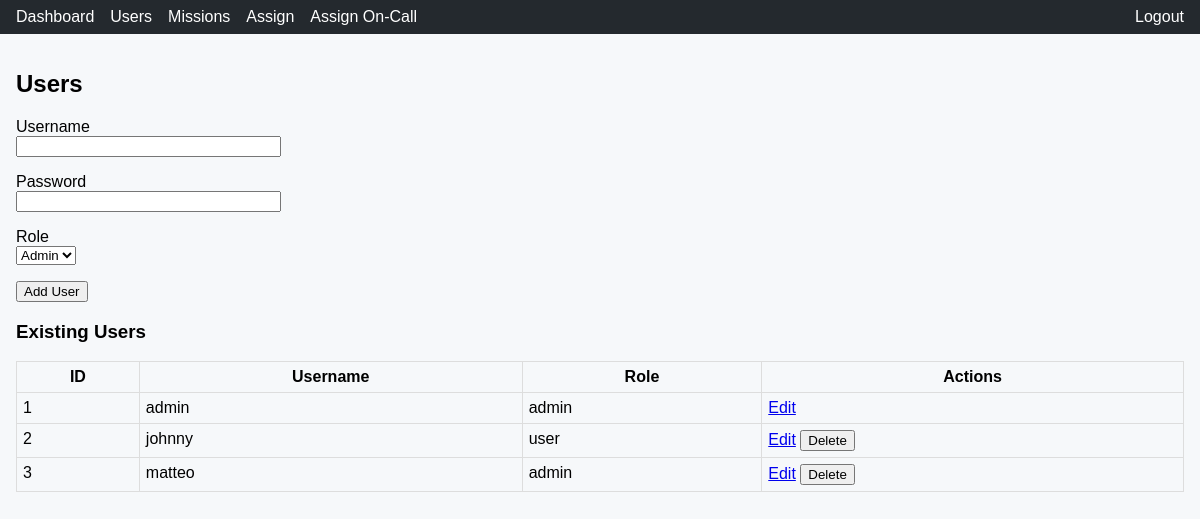
Screenshot of /users (signed in) with the database file from the repository.
### mpf_scheduler/models.py (models this page shows, shortened)
class User(UserMixin, db.Model):
    id = db.Column(db.Integer, primary_key=True)
    username = db.Column(db.String(150), unique=True, nullable=False)
    password = db.Column(db.String(255), nullable=False)
    role = db.Column(db.String(50), nullable=False, default='user')
    assignments = db.relationship('Assignment', backref='user', lazy=True, cascade="all, delete-orphan")
    on_call_assignments = db.relationship('OnCallAssignment', backref='user', lazy=True, cascade="all, delete-orphan")

### mpf_scheduler/views.py (the view, shortened to what this page needs)
@main.route('/users', methods=['GET', 'POST'])
@login_required
def users():
    if current_user.role != 'admin':
        flash('Access denied.')
        return redirect(url_for('main.dashboard'))
    form = UserForm()
    user_list = User.query.order_by(User.username).all()
    return render_template('users.html', form=form, users=user_list)

### mpf_scheduler/forms.py
class UserForm(FlaskForm):
    username = StringField('Username', validators=[InputRequired(), Length(min=3, max=150)])
    password = PasswordField('Password', validators=[InputRequired(), Length(min=6)])
    role = SelectField('Role', choices=[('admin', 'Admin'), ('user', 'User')])
    submit = SubmitField('Add User')

### mpf_scheduler/__init__.py (called while the page is built)
def create_app():
    app = Flask(__name__, instance_relative_config=True)
    app.config.from_mapping(
        SECRET_KEY='dev',
        SQLALCHEMY_DATABASE_URI='sqlite:///mpf_scheduler.db',
        SQLALCHEMY_TRACK_MODIFICATIONS=False,
        WTF_CSRF_TIME_LIMIT=None
    )
    app.config.from_pyfile('config.py', silent=True)
    db.init_app(app)
    bcrypt.init_app(app)
    csrf.init_app(app)
    login_manager.init_app(app)
    from .models import User  # noqa
    @login_manager.user_loader
    def load_user(user_id):
        from .models import User
        return User.query.get(int(user_id))
    from .auth import auth as auth_blueprint
    from .views import main as main_blueprint
    app.register_blueprint(auth_blueprint)
    app.register_blueprint(main_blueprint)
    return app

### mpf_scheduler/templates/users.html (shortened to what this page needs)
{% extends 'base.html' %}
{% block content %}
<h2>Users</h2>
<form method="POST">
  <p>{{ form.username.label }}<br>{{ form.username(size=30) }}</p>
  <p>{{ form.password.label }}<br>{{ form.password(size=30) }}</p>
  <p>{{ form.role.label }}<br>{{ form.role() }}</p>
  <p>{{ form.submit() }}</p>
</form>
<h3>Existing Users</h3>
<table>
  <thead><tr><th>ID</th><th>Username</th><th>Role</th><th>Actions</th></tr></thead>
  <tbody>
  {% for u in users %}
    <tr>
      <td>{{ u.id }}</td><td>{{ u.username }}</td><td>{{ u.role }}</td>
      <td>
        <a href="{{ url_for('main.edit_user', user_id=u.id) }}">Edit</a>
        {% if u.username != 'admin' %}
        <form method="POST" action="{{ url_for('main.delete_user', user_id=u.id) }}" style="display:inline" onsubmit="return confirm('Delete user?');">
          <button type="submit">Delete</button>
        </form>
        {% endif %}
      </td>
    </tr>
  {% endfor %}
  </tbody>
</table>
{% endblock %}

### mpf_scheduler/static/style.css (style rules this page uses)
body { font-family: Arial, sans-serif; background: #f6f8fa; margin: 0; }
table { width:100%; border-collapse:collapse; margin-top:1rem; }
th, td { border:1px solid #ddd; padding:6px; vertical-align:top; }

### rows the page displays
User: id "1", username "admin", role "admin"
User: id "2", username "johnny", role "user"
User: id "3", username "matteo", role "admin"
